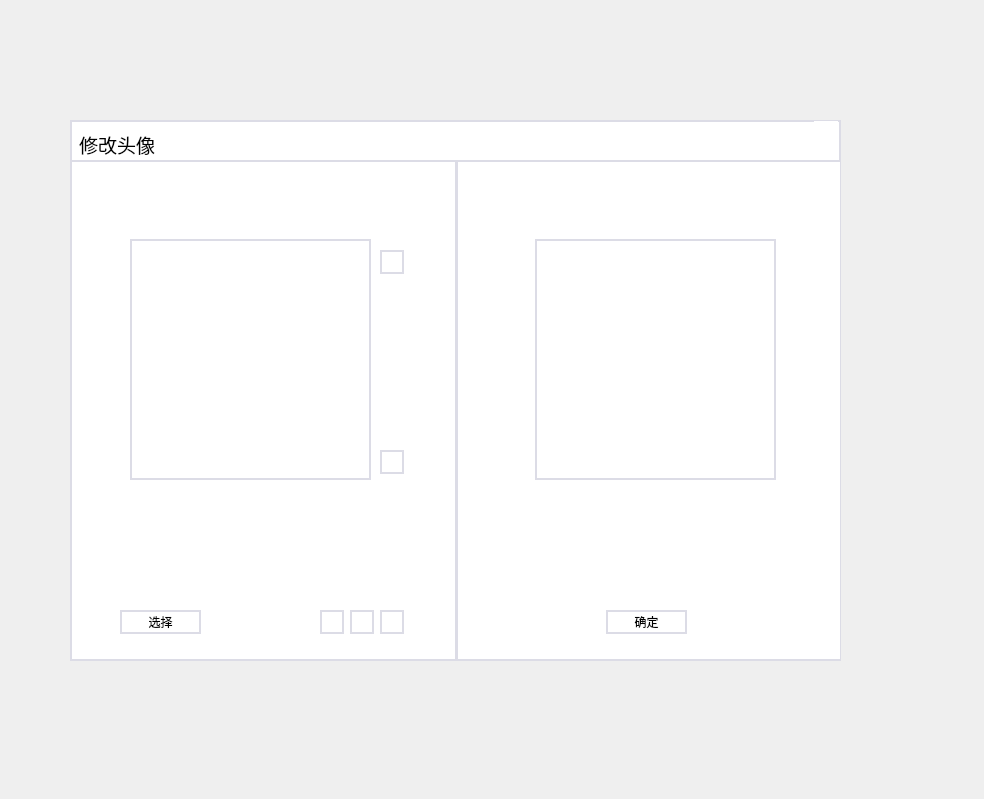
<?xml version="1.0" encoding="UTF-8"?>
<ui version="4.0">
 <class>AvatarChooseClass</class>
 <widget class="QWidget" name="AvatarChooseClass">
  <property name="geometry">
   <rect>
    <x>0</x>
    <y>0</y>
    <width>984</width>
    <height>799</height>
   </rect>
  </property>
  <property name="windowTitle">
   <string>AvatarChoose</string>
  </property>
  <widget class="QWidget" name="widget" native="true">
   <property name="geometry">
    <rect>
     <x>70</x>
     <y>120</y>
     <width>771</width>
     <height>541</height>
    </rect>
   </property>
   <property name="styleSheet">
    <string notr="true">background-color: rgb(255, 255, 255);
border:2px solid rgb(220,220,230);
</string>
   </property>
   <widget class="QWidget" name="widget_2" native="true">
    <property name="geometry">
     <rect>
      <x>0</x>
      <y>40</y>
      <width>387</width>
      <height>501</height>
     </rect>
    </property>
    <property name="styleSheet">
     <string notr="true"/>
    </property>
    <widget class="QPushButton" name="chooseBtn">
     <property name="geometry">
      <rect>
       <x>50</x>
       <y>450</y>
       <width>81</width>
       <height>24</height>
      </rect>
     </property>
     <property name="styleSheet">
      <string notr="true">#chooseBtn:hover{
	background-color: rgb(85, 170, 255);
}</string>
     </property>
     <property name="text">
      <string>选择</string>
     </property>
    </widget>
    <widget class="QPushButton" name="clockwise">
     <property name="geometry">
      <rect>
       <x>280</x>
       <y>450</y>
       <width>24</width>
       <height>24</height>
      </rect>
     </property>
     <property name="styleSheet">
      <string notr="true">#clockwise{
image: url(:/Resources/clockwise.svg);
}
#clockwise:hover{
	image: url(:/Resources/clockwise.svg);
	background-color: rgb(85, 170, 255);
}</string>
     </property>
     <property name="text">
      <string/>
     </property>
    </widget>
    <widget class="QPushButton" name="anticlockwise">
     <property name="geometry">
      <rect>
       <x>310</x>
       <y>450</y>
       <width>24</width>
       <height>24</height>
      </rect>
     </property>
     <property name="styleSheet">
      <string notr="true">#anticlockwise{
image: url(:/Resources/anticlockwise-fill.svg);
}
#anticlockwise:hover{
image: url(:/Resources/anticlockwise-fill.svg);
	background-color: rgb(85, 170, 255);
}</string>
     </property>
     <property name="text">
      <string/>
     </property>
    </widget>
    <widget class="QPushButton" name="amplifier">
     <property name="geometry">
      <rect>
       <x>310</x>
       <y>90</y>
       <width>24</width>
       <height>24</height>
      </rect>
     </property>
     <property name="styleSheet">
      <string notr="true">#amplifier{
	image: url(:/Resources/amplifier.svg);
}
#amplifier:hover{
	
	background-color: rgb(85, 170, 255);
	image: url(:/Resources/amplifier.svg);
}</string>
     </property>
     <property name="text">
      <string/>
     </property>
    </widget>
    <widget class="QPushButton" name="reduce">
     <property name="geometry">
      <rect>
       <x>310</x>
       <y>290</y>
       <width>24</width>
       <height>24</height>
      </rect>
     </property>
     <property name="styleSheet">
      <string notr="true">#reduce{
	image: url(:/Resources/reduce.svg);
}
#reduce:hover{
	image: url(:/Resources/reduce.svg);
	
	background-color: rgb(85, 170, 255);
}</string>
     </property>
     <property name="text">
      <string/>
     </property>
    </widget>
    <widget class="AvatarChooseBox" name="avatarCropper" native="true">
     <property name="geometry">
      <rect>
       <x>60</x>
       <y>79</y>
       <width>241</width>
       <height>241</height>
      </rect>
     </property>
     <property name="styleSheet">
      <string notr="true">border:2px solid rgb(220,220,230);</string>
     </property>
    </widget>
    <widget class="QPushButton" name="tailor">
     <property name="geometry">
      <rect>
       <x>250</x>
       <y>450</y>
       <width>24</width>
       <height>24</height>
      </rect>
     </property>
     <property name="styleSheet">
      <string notr="true">#tailor{
	image: url(:/Resources/tailor.svg);
}
#tailor:hover{
	image: url(:/Resources/tailor.svg);
	background-color: rgb(85, 170, 255);
}</string>
     </property>
     <property name="text">
      <string/>
     </property>
    </widget>
   </widget>
   <widget class="QWidget" name="widget_3" native="true">
    <property name="geometry">
     <rect>
      <x>386</x>
      <y>40</y>
      <width>386</width>
      <height>501</height>
     </rect>
    </property>
    <property name="styleSheet">
     <string notr="true"/>
    </property>
    <widget class="QLabel" name="avatar">
     <property name="geometry">
      <rect>
       <x>79</x>
       <y>79</y>
       <width>241</width>
       <height>241</height>
      </rect>
     </property>
     <property name="styleSheet">
      <string notr="true">border:2px solid rgb(220,220,230);</string>
     </property>
     <property name="text">
      <string/>
     </property>
    </widget>
    <widget class="QPushButton" name="affirmBtn">
     <property name="geometry">
      <rect>
       <x>150</x>
       <y>450</y>
       <width>81</width>
       <height>24</height>
      </rect>
     </property>
     <property name="styleSheet">
      <string notr="true">#affirmBtn:hover{
	background-color: rgb(85, 170, 255);
}</string>
     </property>
     <property name="text">
      <string>确定</string>
     </property>
    </widget>
   </widget>
   <widget class="QPushButton" name="close">
    <property name="geometry">
     <rect>
      <x>744</x>
      <y>1</y>
      <width>24</width>
      <height>24</height>
     </rect>
    </property>
    <property name="styleSheet">
     <string notr="true">#close{
border:none;
image: url(:/Resources/close.svg);
}
#close:hover{
	image: url(:/Resources/close_hover.svg);
}</string>
    </property>
    <property name="text">
     <string/>
    </property>
   </widget>
   <widget class="QLabel" name="label">
    <property name="geometry">
     <rect>
      <x>9</x>
      <y>9</y>
      <width>81</width>
      <height>31</height>
     </rect>
    </property>
    <property name="styleSheet">
     <string notr="true">border:none</string>
    </property>
    <property name="text">
     <string>&lt;html&gt;&lt;head/&gt;&lt;body&gt;&lt;p&gt;&lt;span style=&quot; font-size:14pt;&quot;&gt;修改头像&lt;/span&gt;&lt;/p&gt;&lt;/body&gt;&lt;/html&gt;</string>
    </property>
   </widget>
  </widget>
 </widget>
 <layoutdefault spacing="6" margin="11"/>
 <customwidgets>
  <customwidget>
   <class>AvatarChooseBox</class>
   <extends>QWidget</extends>
   <header>Common/Widgets/AvatarChoose/AvatarChooseBox.h</header>
   <container>1</container>
  </customwidget>
 </customwidgets>
 <resources>
  <include location="../../../Resource.qrc"/>
 </resources>
 <connections/>
</ui>
